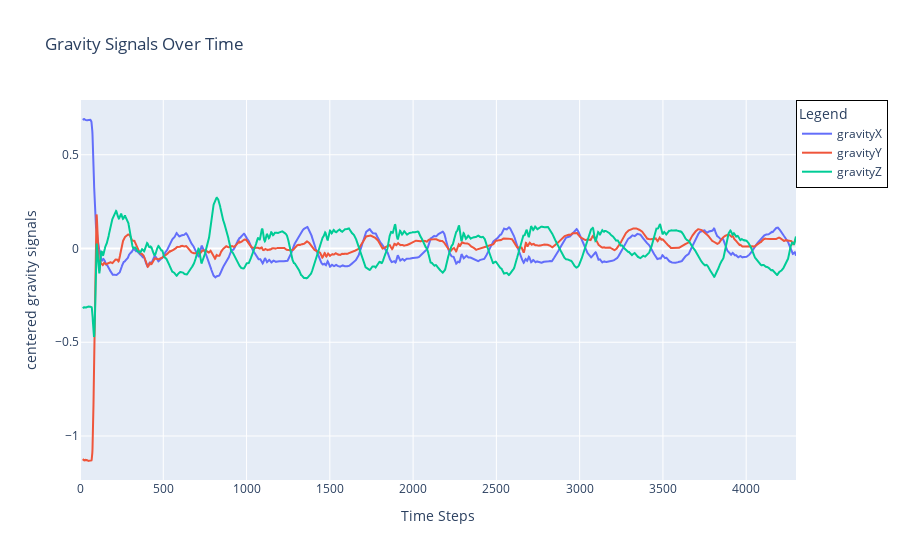

The cell this chart's notebook holds for it:
### Code cell
analyze_centered_signals(squat[1], "centered gravity signals")

### Figure 1 — Plotly figure (JSON) as saved in the notebook; plotly's stock layout.template omitted (floating-point values rounded to 4 significant figures; data arrays with more than 128 entries replaced by an {"elided": "..."} marker saying what was removed)
{"data": [{"name": "gravityX", "type": "scatter", "x": {"elided": "4300 int values"}, "y": {"elided": "4300 float values"}}, {"name": "gravityY", "type": "scatter", "x": {"elided": "4300 int values"}, "y": {"elided": "4300 float values"}}, {"name": "gravityZ", "type": "scatter", "x": {"elided": "4300 int values"}, "y": {"elided": "4300 float values"}}], "layout": {"autosize": true, "hovermode": "x unified", "legend": {"bordercolor": "Black", "borderwidth": 1, "title": {"text": "Legend"}, "x": 1, "y": 1}, "title": {"text": "Gravity Signals Over Time"}, "xaxis": {"autorange": true, "range": [0, 4299], "title": {"text": "Time Steps"}, "type": "linear"}, "yaxis": {"autorange": true, "range": [-1.235, 0.7922], "title": {"text": "centered gravity signals"}, "type": "linear"}}}
